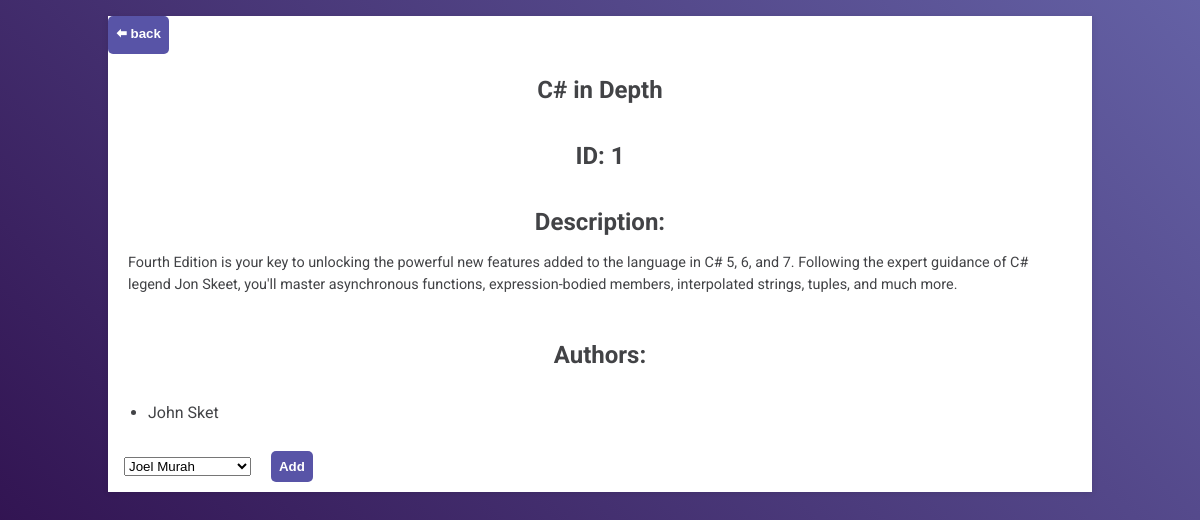
Screenshot of /book/1 with the database file from the repository.
### booksAuthorsApp/models.py (models this page shows)
class Book(models.Model):
    title = models.CharField(max_length=255)
    desc = models.TextField()
    authors = models.ManyToManyField(Author, related_name="bookz")
    created_at = models.DateTimeField(auto_now_add=True)
    updated_at = models.DateTimeField(auto_now=True)

class Author(models.Model):
    first_name = models.CharField(max_length=255)
    last_name = models.CharField(max_length=255)
    notes = models.TextField()
    created_at = models.DateTimeField(auto_now_add=True)
    updated_at = models.DateTimeField(auto_now=True)

### booksAuthorsApp/views.py (the view)
# urls.py: path('book/<int:id>', views.book),
def book(request, id):
    request.session['bookID'] = id
    context = {
        'book': Book.objects.get(id=id),
        'authors': Author.objects.exclude(bookz=id),
    }
    return render(request, 'book.html', context)

### booksAuthorsApp/templates/book.html (shortened to what this page needs)
<!DOCTYPE html>
<html lang="en">
<head>
    {% load static %}
    <link rel="stylesheet" href="{% static 'css/style.css' %}">
</head>
<body>
    <div class="flex">
        <div class="col">
            <a href="/"><button id="back-btn" type="Submit">🠬 back</button></a>
            <h2>{{ book.title }}</h2>
            <h2>ID: {{book.id}}</h2>
            <h2>Description:</h2>
            <p>{{ book.desc }}</p>
            <h2>Authors:</h2>
            <ul>
                {% for author in book.authors.all %}
                <li>{{author.first_name}} {{author.last_name}}</li>
                {% endfor %}
            </ul>
            <form action="/bookAddAuthor" method="POST">
                <select name="authors" id="">
                    {% for author in authors %}
                    <option id="add-btn" value="{{author.id}}">{{author.first_name}} {{author.last_name}}</option>
                    {% endfor %}
                </select>
                <button id="add-btn-diff" type="submit">Add</button>
            </form>
        </div>
    </div>
</body>
</html>

### booksAuthorsApp/static/css/style.css (style rules this page uses)
*::before, *::after { box-sizing: border-box; }
html { height: 100vh; background: linear-gradient(225deg, #6461a5, #2a0845); }
body { margin: 0; padding: 0; font-size: 1em; line-height: 1.5; font-family: "Roboto", sans-serif; }
.col { color: #424346; background: #fff; box-shadow: 0 1px 6px rgba(0, 0, 0, 0.1); }
.col h2, .col p { margin: 0; padding: 0 1.25rem; }
.col h2 { margin: 0.75em 0 0.5em; text-align: center; }
.col p { margin-bottom: 1.5rem; text-align: left; font-size: 0.9em; }
.flex { display: flex; flex-direction: row; justify-content: center; width: 1000px; max-width: 100%; margin: auto; }
.flex .col { display: flex; flex-direction: column; flex: 1 1 300px; margin: 1em 0.5em; }
#add-btn, #add-btn-diff, #back-btn, .index a { cursor: pointer; border: 0; background: #5854a7; color: white; border-radius: 5px; padding: .5rem .5rem; font-weight: bold; text-decoration: none; }
#add-btn { margin-left: 200px; }
#add-btn-diff, #back-btn { margin: 0; }
select { margin: 1rem; }

### rows the page displays
Book: title "C# in Depth", id "1", desc "Fourth Edition is your key to unlocking the powerful new features added to the language in C# 5, 6, and 7. Following the expert guidance of C# legend Jon Skeet, you'll master asynchronous functions, expression-bodied members, interpolated strings, tuples, and much more."
Author: first_name "John", last_name "Sket"

### other values shown
form field authors "Joel Murah"
